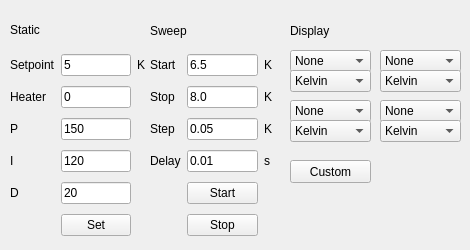
       <widget class="QWidget" name="tab_8">
        <attribute name="title">
         <string>T</string>
        </attribute>
        <widget class="QWidget" name="gridLayoutWidget_3">
         <property name="geometry">
          <rect>
           <x>10</x>
           <y>50</y>
           <width>135</width>
           <height>191</height>
          </rect>
         </property>
         <layout class="QGridLayout" name="gridLayout_3">
          <item row="4" column="1">
           <widget class="QLabel" name="label_49">
            <property name="text">
             <string>I</string>
            </property>
           </widget>
          </item>
          <item row="4" column="2">
           <widget class="QLineEdit" name="editTempI">
            <property name="text">
             <string>120</string>
            </property>
           </widget>
          </item>
          <item row="1" column="1">
           <widget class="QLabel" name="label_46">
            <property name="text">
             <string>Setpoint</string>
            </property>
           </widget>
          </item>
          <item row="3" column="1">
           <widget class="QLabel" name="label_48">
            <property name="text">
             <string>P</string>
            </property>
           </widget>
          </item>
          <item row="6" column="2">
           <widget class="QPushButton" name="btnTempSet">
            <property name="text">
             <string>Set</string>
            </property>
           </widget>
          </item>
          <item row="2" column="1">
           <widget class="QLabel" name="label_47">
            <property name="text">
             <string>Heater</string>
            </property>
           </widget>
          </item>
          <item row="2" column="2">
           <widget class="QLineEdit" name="editTempHeater">
            <property name="text">
             <string>0</string>
            </property>
           </widget>
          </item>
          <item row="3" column="2">
           <widget class="QLineEdit" name="editTempP">
            <property name="text">
             <string>150</string>
            </property>
           </widget>
          </item>
          <item row="1" column="3">
           <widget class="QLabel" name="label_67">
            <property name="text">
             <string>K</string>
            </property>
           </widget>
          </item>
          <item row="5" column="1">
           <widget class="QLabel" name="label_50">
            <property name="text">
             <string>D</string>
            </property>
           </widget>
          </item>
          <item row="5" column="2">
           <widget class="QLineEdit" name="editTempD">
            <property name="text">
             <string>20</string>
            </property>
           </widget>
          </item>
          <item row="1" column="2">
           <widget class="QLineEdit" name="editTempSetpoint">
            <property name="text">
             <string>5</string>
            </property>
           </widget>
          </item>
         </layout>
        </widget>
        <widget class="QWidget" name="gridLayoutWidget_4">
         <property name="geometry">
          <rect>
           <x>150</x>
           <y>50</y>
           <width>122</width>
           <height>191</height>
          </rect>
         </property>
         <layout class="QGridLayout" name="gridLayout_4">
          <item row="2" column="0">
           <widget class="QLabel" name="label_61">
            <property name="text">
             <string>Stop</string>
            </property>
           </widget>
          </item>
          <item row="3" column="0">
           <widget class="QLabel" name="label_62">
            <property name="text">
             <string>Step</string>
            </property>
           </widget>
          </item>
          <item row="4" column="0">
           <widget class="QLabel" name="label_63">
            <property name="text">
             <string>Delay</string>
            </property>
           </widget>
          </item>
          <item row="5" column="1">
           <widget class="QPushButton" name="btnTempSweep">
            <property name="text">
             <string>Start</string>
            </property>
           </widget>
          </item>
          <item row="3" column="1">
           <widget class="QLineEdit" name="editTempSweepStep">
            <property name="text">
             <string>0.05</string>
            </property>
           </widget>
          </item>
          <item row="2" column="1">
           <widget class="QLineEdit" name="editTempSweepStop">
            <property name="text">
             <string>8.0</string>
            </property>
           </widget>
          </item>
          <item row="0" column="1">
           <widget class="QLineEdit" name="editTempSweepStart">
            <property name="text">
             <string>6.5</string>
            </property>
           </widget>
          </item>
          <item row="6" column="1">
           <widget class="QPushButton" name="btnTempSweepStop">
            <property name="text">
             <string>Stop</string>
            </property>
           </widget>
          </item>
          <item row="4" column="1">
           <widget class="QLineEdit" name="editTempSweepDelay">
            <property name="text">
             <string>0.01</string>
            </property>
           </widget>
          </item>
          <item row="0" column="0">
           <widget class="QLabel" name="label_60">
            <property name="text">
             <string>Start</string>
            </property>
           </widget>
          </item>
          <item row="0" column="2">
           <widget class="QLabel" name="label_68">
            <property name="text">
             <string>K</string>
            </property>
           </widget>
          </item>
          <item row="2" column="2">
           <widget class="QLabel" name="label_69">
            <property name="text">
             <string>K</string>
            </property>
           </widget>
          </item>
          <item row="3" column="2">
           <widget class="QLabel" name="label_70">
            <property name="text">
             <string>K</string>
            </property>
           </widget>
          </item>
          <item row="4" column="2">
           <widget class="QLabel" name="label_71">
            <property name="text">
             <string>s</string>
            </property>
           </widget>
          </item>
         </layout>
        </widget>
        <widget class="QLabel" name="label_65">
         <property name="geometry">
          <rect>
           <x>150</x>
           <y>20</y>
           <width>54</width>
           <height>21</height>
          </rect>
         </property>
         <property name="text">
          <string>Sweep</string>
         </property>
        </widget>
        <widget class="QLabel" name="label_66">
         <property name="geometry">
          <rect>
           <x>10</x>
           <y>20</y>
           <width>51</width>
           <height>20</height>
          </rect>
         </property>
         <property name="text">
          <string>Static</string>
         </property>
        </widget>
        <widget class="QComboBox" name="comboTemperatureDisplay1a">
         <property name="geometry">
          <rect>
           <x>290</x>
           <y>50</y>
           <width>81</width>
           <height>22</height>
          </rect>
         </property>
         <item>
          <property name="text">
           <string>None</string>
          </property>
         </item>
         <item>
          <property name="text">
           <string>Input A</string>
          </property>
         </item>
         <item>
          <property name="text">
           <string>Input B</string>
          </property>
         </item>
         <item>
          <property name="text">
           <string>Setpoint 1</string>
          </property>
         </item>
         <item>
          <property name="text">
           <string>Setpoint 2</string>
          </property>
         </item>
         <item>
          <property name="text">
           <string>Output 1</string>
          </property>
         </item>
         <item>
          <property name="text">
           <string>Output 2</string>
          </property>
         </item>
        </widget>
        <widget class="QComboBox" name="comboTemperatureDisplay1b">
         <property name="geometry">
          <rect>
           <x>290</x>
           <y>70</y>
           <width>81</width>
           <height>22</height>
          </rect>
         </property>
         <item>
          <property name="text">
           <string>Kelvin</string>
          </property>
         </item>
         <item>
          <property name="text">
           <string>Celsius</string>
          </property>
         </item>
         <item>
          <property name="text">
           <string>Sensor</string>
          </property>
         </item>
         <item>
          <property name="text">
           <string>Min</string>
          </property>
         </item>
         <item>
          <property name="text">
           <string>Max</string>
          </property>
         </item>
         <item>
          <property name="text">
           <string>Name</string>
          </property>
         </item>
        </widget>
        <widget class="QLabel" name="label_76">
         <property name="geometry">
          <rect>
           <x>290</x>
           <y>20</y>
           <width>54</width>
           <height>21</height>
          </rect>
         </property>
         <property name="text">
          <string>Display</string>
         </property>
        </widget>
        <widget class="QPushButton" name="btnTemperatureCustom">
         <property name="geometry">
          <rect>
           <x>290</x>
           <y>160</y>
           <width>81</width>
           <height>23</height>
          </rect>
         </property>
         <property name="text">
          <string>Custom</string>
         </property>
        </widget>
        <widget class="QComboBox" name="comboTemperatureDisplay2a">
         <property name="geometry">
          <rect>
           <x>380</x>
           <y>50</y>
           <width>81</width>
           <height>22</height>
          </rect>
         </property>
         <item>
          <property name="text">
           <string>None</string>
          </property>
         </item>
         <item>
          <property name="text">
           <string>Input A</string>
          </property>
         </item>
         <item>
          <property name="text">
           <string>Input B</string>
          </property>
         </item>
         <item>
          <property name="text">
           <string>Setpoint 1</string>
          </property>
         </item>
         <item>
          <property name="text">
           <string>Setpoint 2</string>
          </property>
         </item>
         <item>
          <property name="text">
           <string>Output 1</string>
          </property>
         </item>
         <item>
          <property name="text">
           <string>Output 2</string>
          </property>
         </item>
        </widget>
        <widget class="QComboBox" name="comboTemperatureDisplay3a">
         <property name="geometry">
          <rect>
           <x>290</x>
           <y>100</y>
           <width>81</width>
           <height>22</height>
          </rect>
         </property>
         <item>
          <property name="text">
           <string>None</string>
          </property>
         </item>
         <item>
          <property name="text">
           <string>Input A</string>
          </property>
         </item>
         <item>
          <property name="text">
           <string>Input B</string>
          </property>
         </item>
         <item>
          <property name="text">
           <string>Setpoint 1</string>
          </property>
         </item>
         <item>
          <property name="text">
           <string>Setpoint 2</string>
          </property>
         </item>
         <item>
          <property name="text">
           <string>Output 1</string>
          </property>
         </item>
         <item>
          <property name="text">
           <string>Output 2</string>
          </property>
         </item>
        </widget>
        <widget class="QComboBox" name="comboTemperatureDisplay4a">
         <property name="geometry">
          <rect>
           <x>380</x>
           <y>100</y>
           <width>81</width>
           <height>22</height>
          </rect>
         </property>
         <item>
          <property name="text">
           <string>None</string>
          </property>
         </item>
         <item>
          <property name="text">
           <string>Input A</string>
          </property>
         </item>
         <item>
          <property name="text">
           <string>Input B</string>
          </property>
         </item>
         <item>
          <property name="text">
           <string>Setpoint 1</string>
          </property>
         </item>
         <item>
          <property name="text">
           <string>Setpoint 2</string>
          </property>
         </item>
         <item>
          <property name="text">
           <string>Output 1</string>
          </property>
         </item>
         <item>
          <property name="text">
           <string>Output 2</string>
          </property>
         </item>
        </widget>
        <widget class="QComboBox" name="comboTemperatureDisplay2b">
         <property name="geometry">
          <rect>
           <x>380</x>
           <y>70</y>
           <width>81</width>
           <height>22</height>
          </rect>
         </property>
         <item>
          <property name="text">
           <string>Kelvin</string>
          </property>
         </item>
         <item>
          <property name="text">
           <string>Celsius</string>
          </property>
         </item>
         <item>
          <property name="text">
           <string>Sensor</string>
          </property>
         </item>
         <item>
          <property name="text">
           <string>Min</string>
          </property>
         </item>
         <item>
          <property name="text">
           <string>Max</string>
          </property>
         </item>
         <item>
          <property name="text">
           <string>Name</string>
          </property>
         </item>
        </widget>
        <widget class="QComboBox" name="comboTemperatureDisplay3b">
         <property name="geometry">
          <rect>
           <x>290</x>
           <y>120</y>
           <width>81</width>
           <height>22</height>
          </rect>
         </property>
         <item>
          <property name="text">
           <string>Kelvin</string>
          </property>
         </item>
         <item>
          <property name="text">
           <string>Celsius</string>
          </property>
         </item>
         <item>
          <property name="text">
           <string>Sensor</string>
          </property>
         </item>
         <item>
          <property name="text">
           <string>Min</string>
          </property>
         </item>
         <item>
          <property name="text">
           <string>Max</string>
          </property>
         </item>
         <item>
          <property name="text">
           <string>Name</string>
          </property>
         </item>
        </widget>
        <widget class="QComboBox" name="comboTemperatureDisplay4b">
         <property name="geometry">
          <rect>
           <x>380</x>
           <y>120</y>
           <width>81</width>
           <height>22</height>
          </rect>
         </property>
         <item>
          <property name="text">
           <string>Kelvin</string>
          </property>
         </item>
         <item>
          <property name="text">
           <string>Celsius</string>
          </property>
         </item>
         <item>
          <property name="text">
           <string>Sensor</string>
          </property>
         </item>
         <item>
          <property name="text">
           <string>Min</string>
          </property>
         </item>
         <item>
          <property name="text">
           <string>Max</string>
          </property>
         </item>
         <item>
          <property name="text">
           <string>Name</string>
          </property>
         </item>
        </widget>
       </widget>
